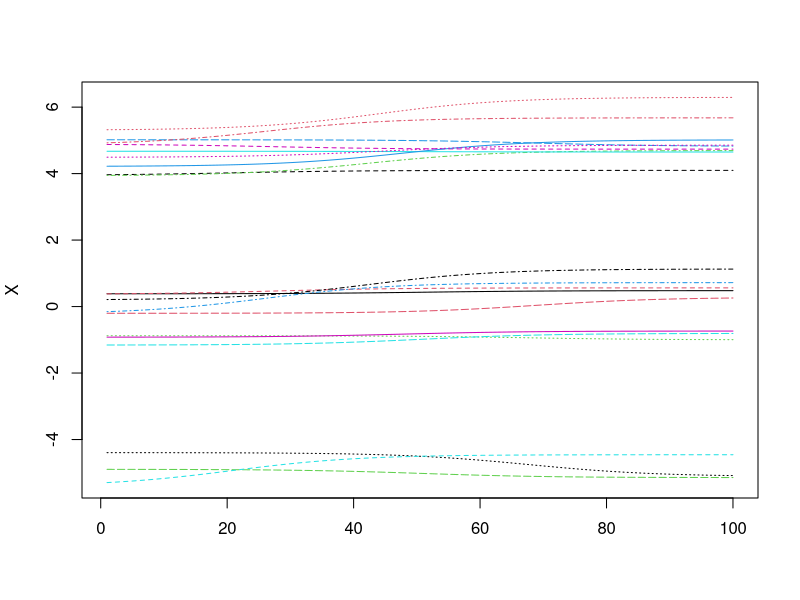
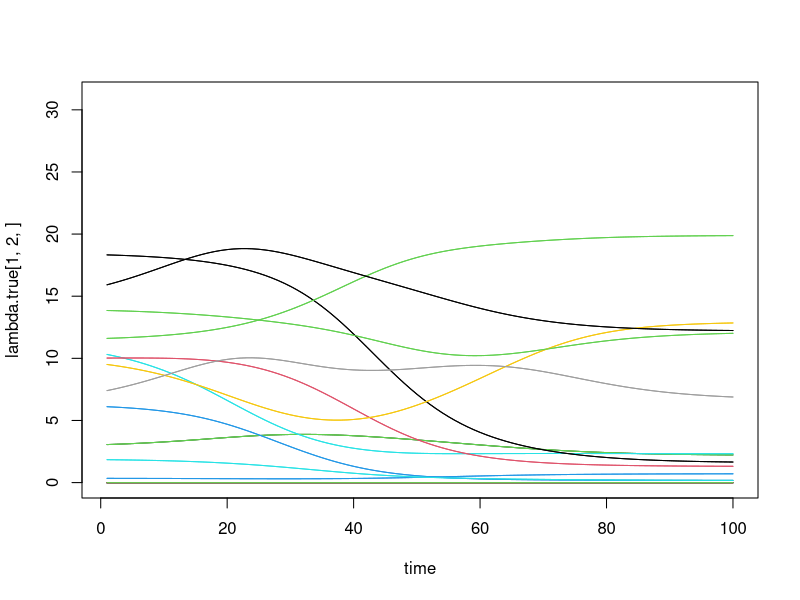

Write the R code that produced these figures, in order.

#uncomment following 15 lines
# require(Matrix)
# require(mvtnorm)

negBin=F
alpha = 3
# n.iter = 10
p = 10
p.y = p*(p-1)/2
n = 100
d = 2
d.true = d
dd=1
n.clust = 3



time = 1:n
# sender.true = rnorm(p, 0, 0.5)
# receiver.true = rnorm(p, 0, 0.5)
# spline.time.true = 3 + c(-1, 1)[rbinom(1, 1, 0.5) + 1] * (exp(10*time/n - 5)/(1 + exp(10*time/n - 5))-.5)

sender.true = rep(0, p)
receiver.true = rep(0, p)
spline.time.true = rep(alpha, n)



logis=function(time, a, b, c) a*(exp(10*(time/n-b))/(1 + exp(10*(time/n-b)))-.5) + c

# time=seq(0, 10, length.out = n)
a = runif(p*d.true, -1, 1)*1
b = rep(runif(p, 0.2, 0.8), d.true)
c.clust=0
if(n.clust>1){
  print("clustering implemented for dimension 2 only")
  c.clust = 5*matrix(c(0,0,1,1,-1,1,-1,-1,1,-1), ncol=2, byrow=T)[rep(1:n.clust, each=floor(p/n.clust) , length.out=p), ]
  c.clust = as.vector(t(c.clust))
}
c = runif(p*d.true,-dd,dd) + c.clust
# cc.true = cc = 3
X=matrix(NA, n, p*d.true)

for(i in 1:(p*d.true))X[, i] = logis(time, a[i], b[i], c[i]) 

# for(i in 1:n)plot(matrix(X[i,], ncol=2, byrow=T ), main=i)
# Plot trajectories 
matplot(X, ty="l")


lambda.true = array(NA, dim = c(p, p, n))
Y.array = array(NA, dim = c(p, p, n))
for(t in 1:n)for(i in 1:p)for(j in 1:p){
  if( i!=j ){
    lambda.true[i,j,t] = exp(  spline.time.true[t] + sender.true[i] + receiver.true[j] - as.numeric(dist(matrix(X[ t, c((i-1)*d.true + 1:d.true, (j-1)*d.true + 1:d.true) ], ncol = d.true, byrow=T))^2) ) 
    Y.array[ i, j, t] = if(negBin==T){rnbinom( 1, 1, mu=lambda.true[ i, j, t])}else{rpois( 1, lambda.true[ i, j, t])}
  }
}

plot(time, lambda.true[ 1, 2, ], ylim=c(0, max(Y.array, na.rm = T)), ty="l")
# plot( time, Y.array[ 1, 2, ] )
for(i in 1:p)for(j in 1:p){
  if( i!=j ){
    lines(time, lambda.true[ i, j, ], col=i+j)
    # points( time, Y.array[ i, j, ], ylim=c(0, max(Y, na.rm = T)) )
  }
}


Y.kf = matrix( NA, n, p*(p-1)/2 )
lambda.true.sum = matrix(NA, n, p*(p-1)/2) 
for(t in 1:n){
  ii = 1
  for(i in 1:(p-1))for(j in (i+1):p){
    lambda.true.sum[t, ii] = lambda.true[ i, j, t] + lambda.true[ j, i, t]
    Y.kf[t, ii] = Y.array[ i, j, t] + Y.array[ j, i, t]
    ii = ii + 1
  }
}


x_0  = as.vector(matrix( X[ 1, ], nrow=d.true)[1:d, ])
gam.sum.pred.mat = matrix( 2*exp(alpha), n, p*(p-1)/2)  # its twice the rate!!!!!!!

Y.kf.static = apply(Y.kf, 2, sum)
Y.kf.static = matrix(Y.kf.static, nrow=1)
gam.sum.pred.mat.static = matrix( n*2*exp(alpha), 1, p*(p-1)/2)  # its twice the rate!!!!!!!

##########################################################################################################
# n.time.points = n/4
# D.hat = matrix(0, p, p)
# D.hat[lower.tri(D.hat)] = sqrt( pmax(0, log(2) + 3 - log(apply(Y.kf[1:(n.time.points),] + 1e-30, 2, mean) )) )
# D.hat = D.hat + t(D.hat)
# tmp = cmdscale( D.hat, k=d, add=F )
# # par(mfrow=c(1,2))
# # plot(tmp, col=1:p)
# # plot(matrix( X[ 1, ], ncol=d.true, byrow=T), col=1:p)
# # plot(matrix( X[ 1, ], ncol=d.true, byrow=T)[ , 1],  tmp[, 1])
# # plot(matrix( X[ 1, ], ncol=d.true, byrow=T)[ , 1],  tmp[, 1])
# 
# 
# # plot(dist(matrix( X[ 1, ], ncol=d.true, byrow=T)), dist(tmp) )
# # abline(0,1, col=2)
# 
# x_0  = as.vector(t(tmp))
# # x_0 = runif(p*d, -20, 20)
# 
# 
# llik = function(beta, x){
#   lambda =  exp( beta - as.vector(dist(matrix(x, ncol=d, byrow=T))^2))
#   sum(-lambda * n.time.points) + sum(Y.kf[1:(n.time.points),] %*% log(lambda))
# }
# 
# B=100000
# llik.save = -Inf
# x.mcmc = matrix(NA, B, p*d)
# beta.mcmc = rep(NA, B)
# 
# eps1 = 0.01
# eps2 = 0.01
# x.mcmc[1, ] = x_0
# beta.mcmc[1] = log(2) + 3
# 
# 
# #run simulated annealing mcmc
#   
#   for(b in 2:B){
#     x.mcmc[b, ] = x.mcmc[b-1, ]
#     beta.mcmc[b] = beta.mcmc[b-1]
#     x.mcmc.proposed = x.mcmc[b-1, ] + rnorm( p*d, 0, eps1)
#     beta.mcmc.proposed = beta.mcmc[b-1] + rnorm( 1, 0, eps2)
#     
#     llik.proposed = llik(beta.mcmc.proposed, x.mcmc.proposed)
#     if(runif(1) < 1000/b *exp(llik.proposed - llik.save ) ){
#       llik.save = llik.proposed
#       x.mcmc[b, ] = x.mcmc.proposed
#       beta.mcmc[b] = beta.mcmc.proposed
#     }
#   }
# 
# matplot(x.mcmc, ty="l")
# matplot(beta.mcmc, ty="l")
# 
# x_0 = x.mcmc[B, ]
# 
# 
# 






